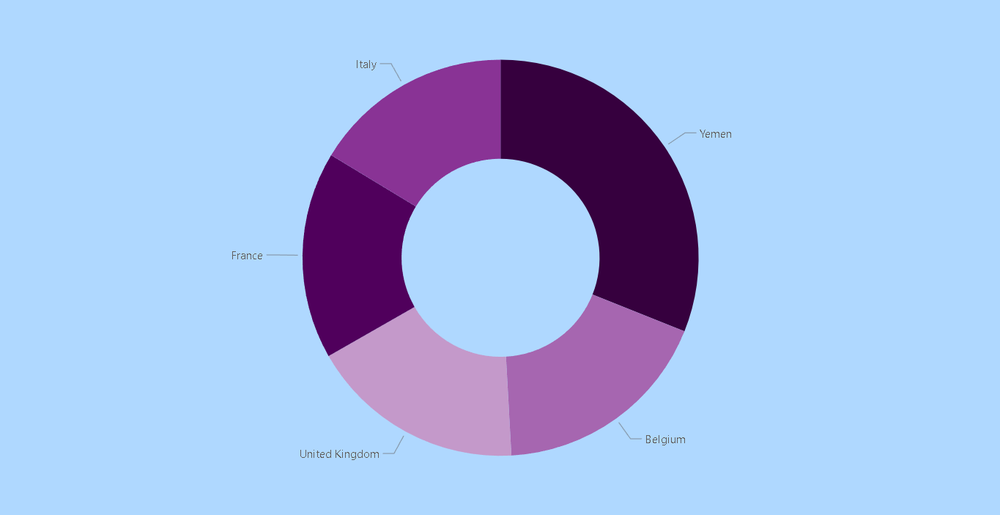
#> input picture Business Analysis and Communication/Top 5 Country or Region with high CFR (%).png, 1000 x 515 px, shrunk from 1365 x 703 before the run, given in place of Osteosarcoma_01_25Sigma_noise.tif, which was not available
$ jupyter execute S3_IPT.ipynb
#> lines starting #> are read from the running program, lines starting #| are printed output that depends on the picture; pictures that were not available may be replaced by others from this repository, and a replacement may not be noted
[cell 1]
import cv2
import numpy as np
import matplotlib.pyplot as plt

[cell 2]
from google.colab import files
uploaded= files.upload()
#> the answer given: Top 5 Country or Region with high CFR (%).png

[cell 3]
img= cv2.imread('Osteosarcoma_01_25Sigma_noise.tif')
#> img is the input picture: shape (515, 1000, 3); mean B, G, R 231.8, 186.8, 164.6

[cell 4]
img1=cv2.cvtColor(img,cv2.COLOR_BGR2RGB)

[cell 5]
plt.imshow(img1)

[cell 6]
img= cv2.imread('Osteosarcoma_01_25Sigma_noise.tif',0)
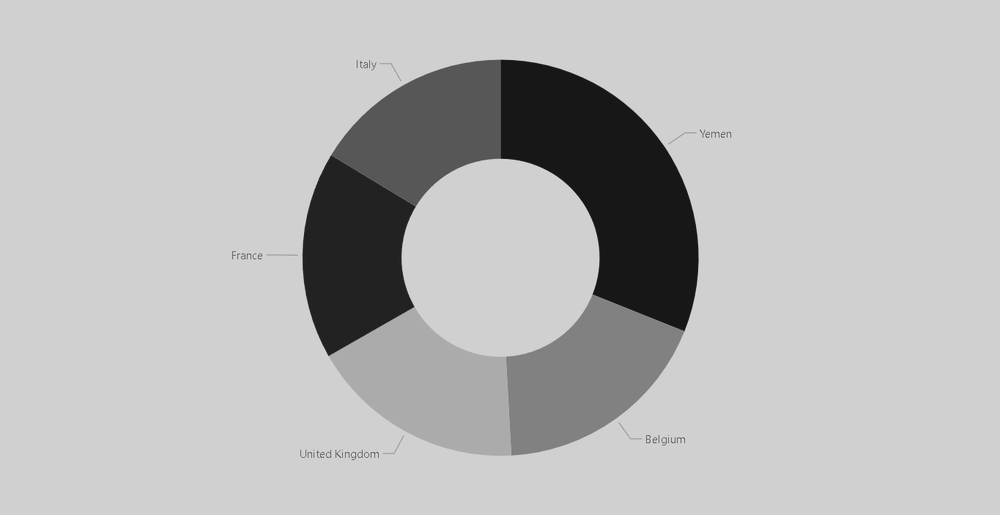
#> img: shape (515, 1000); min 17, max 235, mean 185.1

[cell 7]
plt.imshow(img,cmap='gray')

[cell 8]
guassian_blur= cv2.GaussianBlur(img,(5,5),0)

[cell 9]
plt.imshow(guassian_blur,cmap='gray')

[cell 10]
plt.figure(figsize=(10,5))
plt.subplot(1,2,1)
plt.imshow(img,cmap='gray')
plt.title('Original')
plt.subplot(1,2,2)
plt.imshow(guassian_blur,cmap='gray')
plt.title('Blurred')
plt.show
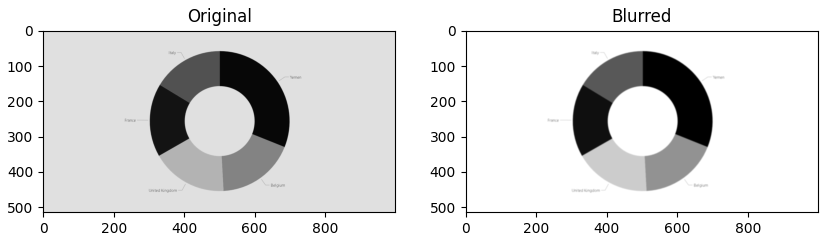
#> figure drawn by matplotlib, 2 panels

[cell 11]
from google.colab import files
uploaded= files.upload()
#> the answer given: Dashboard.png

[cell 12]
img= cv2.imread('salt_pepper.jpg')
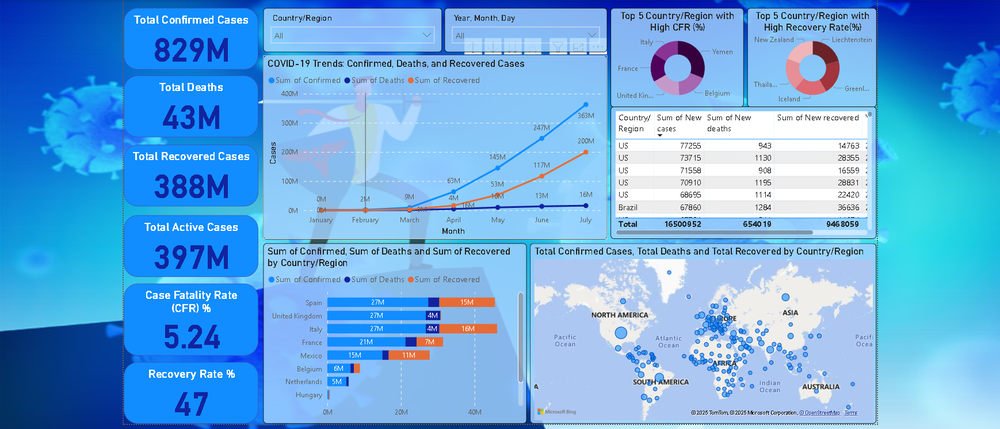
#> input picture Business Analysis and Communication/Dashboard.png, 1000 x 429 px, shrunk from 1738 x 745 before the run, given in place of salt_pepper.jpg, which was not available
#> img is the input picture: shape (429, 1000, 3); mean B, G, R 227.1, 171, 105.5

[cell 13]
filt=cv2.medianBlur(img,5)
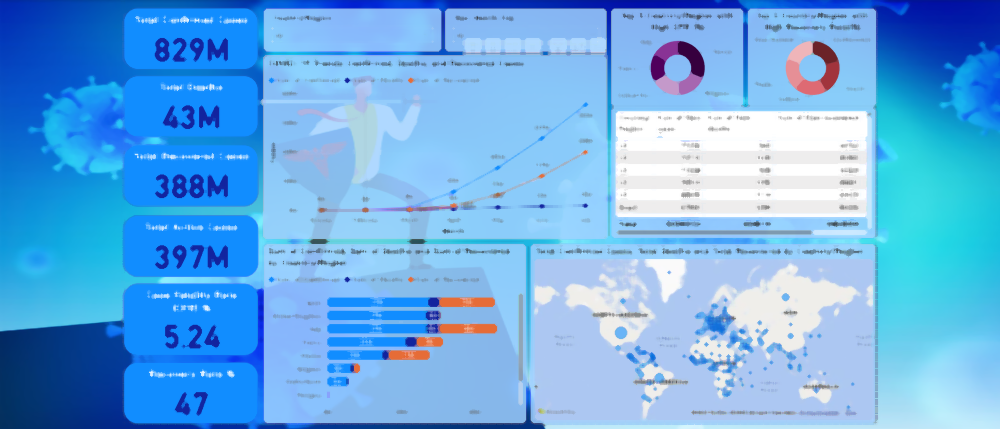
#> filt: shape (429, 1000, 3); mean B, G, R 230.3, 172.9, 106.1

[cell 14]
plt.figure(figsize=(10,5))
plt.subplot(1,2,1)
plt.imshow(img,cmap='gray')
plt.title('Original')
plt.subplot(1,2,2)
plt.imshow(filt,cmap='gray')
plt.title('Blurred')
plt.show
#> figure, not shown here; B, G, R data is drawn as R, G, B

[cell 15]
from google.colab import files
uploaded= files.upload()
#> the answer given: Dashboard.png

[cell 16]
img=cv2.imread('graylily.jpg')

[cell 17]
bilateral= cv2.bilateralFilter(img,9,75,75)

[cell 18]
plt.figure(figsize=(10,5))
plt.subplot(1,2,1)
plt.imshow(img,cmap='gray')
plt.title('Original')
plt.subplot(1,2,2)
plt.imshow(bilateral,cmap='gray')
plt.title('Blurred')
plt.show
#> figure, not shown here; B, G, R data is drawn as R, G, B

[cell 19]
img_sharp=np.array([[0,-1,0],
                    [-1,5,1],
                    [0,-1,0]])
out_im=cv2.filter2D(img,-1,img_sharp)
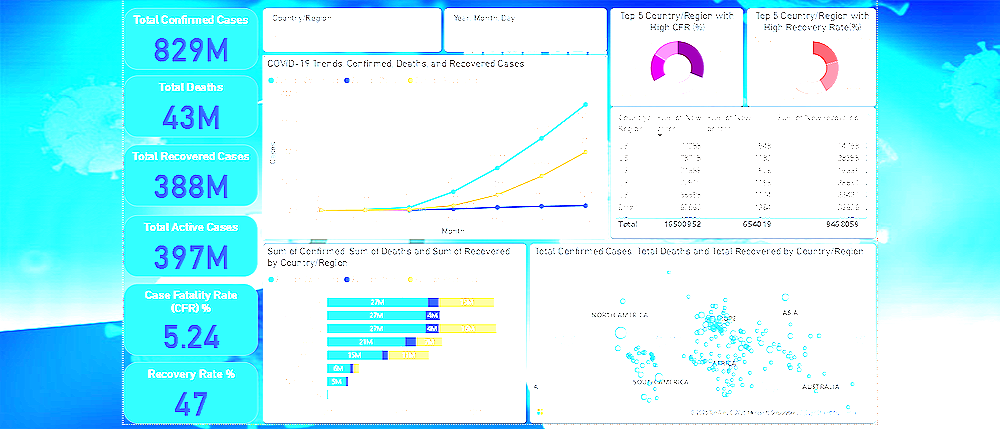
#> out_im: shape (429, 1000, 3); mean B, G, R 252.5, 242.3, 178.5
plt.imshow(out_im,cmap='gray')
